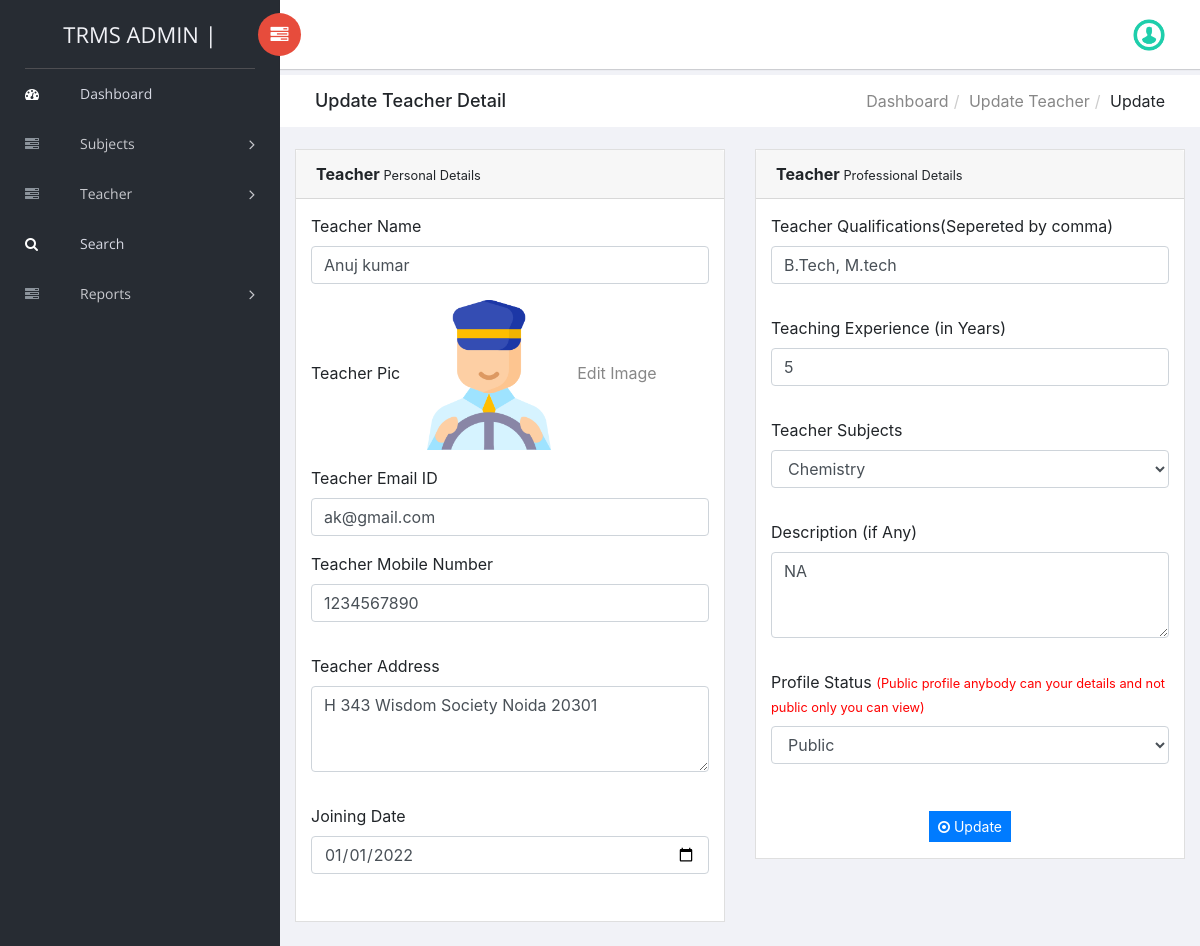
Screenshot of /trms/admin/edit-teacher-detail.php?tid=1 (signed in) with the database file from the repository.
### tables this page shows
CREATE TABLE `tblteacher` (
  `ID` int(10) NOT NULL,
  `Name` varchar(120) DEFAULT NULL,
  `Picture` varchar(200) NOT NULL,
  `Email` varchar(120) DEFAULT NULL,
  `MobileNumber` bigint(10) DEFAULT NULL,
  `password` varchar(255) DEFAULT NULL,
  `Qualifications` varchar(120) DEFAULT NULL,
  `Address` varchar(200) DEFAULT NULL,
  `TeacherSub` varchar(120) DEFAULT NULL,
  `description` mediumtext DEFAULT NULL,
  `teachingExp` varchar(10) DEFAULT NULL,
  `JoiningDate` varchar(120) DEFAULT NULL,
  `RegDate` timestamp NOT NULL DEFAULT current_timestamp(),
  `isPublic` int(1) DEFAULT NULL
);

### trms/admin/edit-teacher-detail.php (the view, shortened to what this page needs)
<?php session_start();
include('includes/dbconnection.php');
if (strlen($_SESSION['trmsaid']==0)) {
  header('location:logout.php');
  } else{
  ?>
<!doctype html>
<html class="no-js" lang="en">
<head>
    <link rel="stylesheet" href="../vendors/bootstrap/dist/css/bootstrap.min.css">
    <link rel="stylesheet" href="../vendors/font-awesome/css/font-awesome.min.css">
    <link rel="stylesheet" href="../vendors/themify-icons/css/themify-icons.css">
    <link rel="stylesheet" href="../vendors/flag-icon-css/css/flag-icon.min.css">
    <link rel="stylesheet" href="../vendors/selectFX/css/cs-skin-elastic.css">
    <link rel="stylesheet" href="../assets/css/style.css">
</head>
<body>
    <?php include_once('includes/sidebar.php');?>
    <div id="right-panel" class="right-panel">
        <?php include_once('includes/header.php');?>
        <div class="breadcrumbs">
            <div class="col-sm-4">
                <div class="page-header float-left">
                    <div class="page-title">
                        <h1>Update Teacher Detail</h1>
                    </div>
                </div>
            </div>
            <div class="col-sm-8">
                <div class="page-header float-right">
                    <div class="page-title">
                        <ol class="breadcrumb text-right">
                            <li><a href="dashboard.php">Dashboard</a></li>
                            <li><a href="manage-teacher.php">Update Teacher</a></li>
                            <li class="active">Update</li>
                        </ol>
                    </div>
                </div>
            </div>
        </div>
        <div class="content mt-3">
            <div class="animated fadeIn">
                <div class="row">
                    <div class="col-lg-6" style="float-left:left !important">
                        <div class="card">
                            <div class="card-header"><strong>Teacher</strong><small> Personal Details</small></div>
                            <form name="" method="post" action="" enctype="multipart/form-data">
                            <div class="card-body card-block">
 <?php
$eid=$_GET['tid'];
$sql="SELECT * from  tblteacher where ID=$eid";
$query = $dbh -> prepare($sql);
$query->execute();
$results=$query->fetchAll(PDO::FETCH_OBJ);
$cnt=1;
if($query->rowCount() > 0)
{
foreach($results as $row)
{               ?>
<div class="form-group">
<label for="company" class=" form-control-label">Teacher Name</label>
<input type="text" name="tname" value="<?php  echo $row->Name;?>" class="form-control" id="tname" required="true">
</div>
<div class="form-group">
<label for="company" class=" form-control-label">Teacher Pic</label> &nbsp;
<?php if($row->Picture==''):?>
<img src="images/no-image.png" width="150" height="150"  alt="NO Image">
<?php else: ?>
<img src="../teacher/images/<?php echo $row->Picture;?>" width="150" height="150" value="<?php  echo $row->Picture;?>">
<?php endif;?>
<a href="changeimage.php?tid=<?php echo $row->ID;?>"> &nbsp; Edit Image</a>
</div>
<div class="form-group">
<label for="street" class=" form-control-label">Teacher Email ID</label>
<input type="text" name="email" value="<?php  echo $row->Email;?>" id="email" class="form-control" required="true">
</div>
<div class="row form-group">
<div class="col-12">
<div class="form-group"><label for="city" class=" form-control-label">Teacher Mobile Number</label><input type="text" name="mobilenumber" id="mobilenumber" value="<?php  echo $row->MobileNumber;?>" class="form-control" required="true" maxlength="10" pattern="[0-9]+"></div>
</div>
</div>
<div class="row form-group">
<div class="col-12">
<div class="form-group"><label for="city" class=" form-control-label">Teacher Address</label><textarea type="text" name="address" id="address" class="form-control" rows="3" cols="12" required="true"><?php  echo $row->Address;?></textarea></div>
</div>
</div>
<div class="row form-group">
<div class="col-12">
<div class="form-group"><label for="city" class=" form-control-label">Joining Date</label><input type="date" name="joiningdate" id="joiningdate" value="<?php  echo $row->JoiningDate;?>" class="form-control" required="true"></div>
</div>
</div>
</div>
                                                </div>
                                            </div>
          <div class="col-lg-6">
                        <div class="card">
                            <div class="card-header"><strong>Teacher</strong><small> Professional Details</small></div>
                            <form name="" method="post" action="" enctype="multipart/form-data">
                            <div class="card-body card-block">
<div class="row form-group">
<div class="col-12">
<div class="form-group">
<label for="city" class=" form-control-label">Teacher Qualifications(Sepereted by comma)</label>
<input type="text" name="qualifications" id="qualifications" value="<?php  echo $row->Qualifications;?>" class="form-control" required="true">
</div>
</div>
</div>
<div class="row form-group">
<div class="col-12">
<div class="form-group">
<label for="city" class=" form-control-label">Teaching Experience (in Years)</label>
<input type="text" name="teachingexp" id="teachingexp" pattern="[0-9]+" title="only numbers"  value="<?php  echo $row->teachingExp;?>" class="form-control" required="true">
</div>
</div>
</div>
<div class="row form-group">
<div class="col-12">
<div class="form-group"><label for="city" class=" form-control-label">Teacher Subjects</label><select type="text" name="tsubjects" id="tsubjects" value="" class="form-control" required="true">
<option value="<?php  echo $row->TeacherSub;?>"><?php  echo $row->TeacherSub;?></option>
</select></div>
</div>
 </div>
<div class="row form-group">
<div class="col-12">
<div class="form-group"><label for="city" class=" form-control-label">Description (if Any)</label><textarea type="text" name="description" id="description" class="form-control" rows="3" cols="12" required="true"><?php  echo $row->description;?></textarea></div>
</div>
</div>
<div class="row form-group">
<div class="col-12">
<div class="form-group"><label for="city" class=" form-control-label">Profile Status <small style="color:red">(Public profile anybody can your details and not public only you can view)</small></label>
    <select type="text" name="status" id="status" value="" class="form-control" required="true">
         <?php if($row->isPublic=='1'):?>
<option value="1">Public</option>
<?php else: ?>
<option value="0">Not public</option>
<option value="1">Public</option>
<?php endif;?>
</select></div>
</div>
 </div>
</div>
<?php $cnt=$cnt+1;}} ?>
<p style="text-align: center;"><button type="submit" class="btn btn-primary btn-sm" name="submit" id="submit"><i class="fa fa-dot-circle-o"></i> Update</button></p>
                                                </div>
                                            </div>
                                            </div>
                                        </div>
                                    </div>
                                </div>
</body>
</html>
<?php }  ?>

### rows the page displays
tblteacher: tname "Anuj kumar", Picture (picture), email "ak@gmail.com", mobilenumber "1234567890", address "H 343 Wisdom Society Noida 20301", joiningdate "01/01/2022", qualifications "B.Tech, M.tech", teachingexp "5", tsubjects "Chemistry", description "NA", status "Public"
